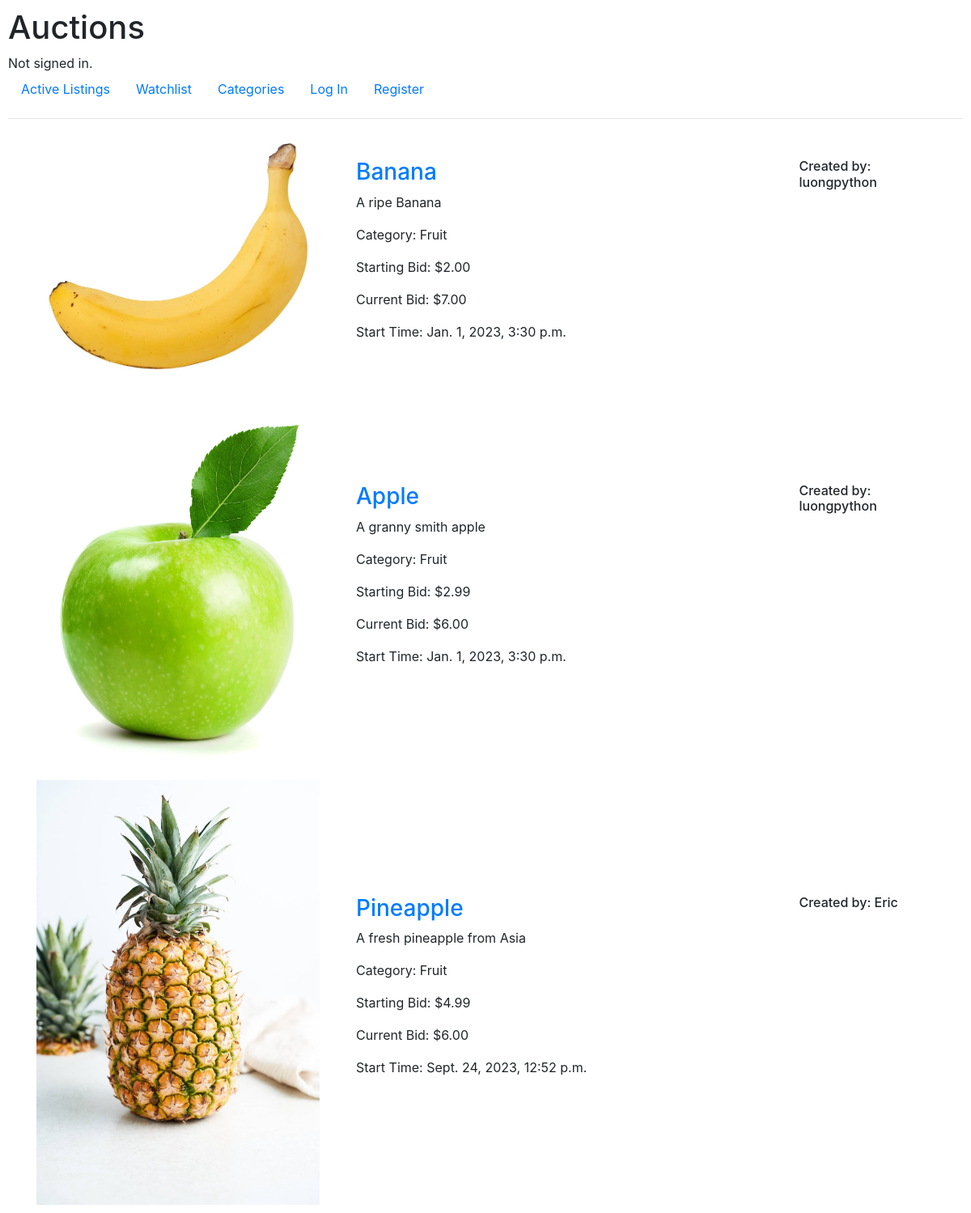
Screenshot of /category/Fruit with the database file from the repository.
### auctions/models.py (models this page shows, shortened)
class AuctionListing(models.Model):
    title = models.CharField(max_length=100)
    description = models.TextField()
    starting_bid = models.DecimalField(max_digits=20, decimal_places=2)
    current_bid = models.DecimalField(max_digits=20, decimal_places=2, blank=True, null=True)
    start_time = models.DateTimeField()
    end_time = models.DateTimeField(blank=True, null=True)
    seller = models.ForeignKey(User, on_delete=models.CASCADE, related_name="seller")
    category = models.CharField(max_length=64, default=None)
    image = models.ImageField(upload_to='auctions/images')
    active = models.BooleanField(default=True)
    liked = models.ManyToManyField(settings.AUTH_USER_MODEL, related_name="liked", blank=True)

class User(AbstractUser):
    pass

### auctions/views.py (the view)
# urls.py: path("category/<str:category>", views.display_listing_category, name="display_listing_category")
def display_listing_category(request, category):
    category = Category.objects.get(title=category)
    listings = category.listings.all()
    return render(request, "auctions/category_listing.html", {
        "category": category,
        "listings": listings
    })

### auctions/templates/auctions/category_listing.html (shortened to what this page needs)
{% extends "auctions/layout.html" %}
{% block body %}
    {% for listing in listings %}
        {% if listing.active == True %}
            <div class="container">
                <div class="row align-items-center">
                    <div class="col-md-4">
                        <img src="{{ listing.image.url }}" alt="Auction listing image" class="img-fluid">
                    </div>
                    <div class="col-md-8" >
                        <div class="container">
                            <div class="row">
                                <div class="col-md-9">
                                    <h3><a href="{% url 'display_listing' listing.id %}">{{ listing.title }}</a></h3>
                                    <p>{{ listing.description }}</p>
                                    <p>Category: {{ listing.category }}</p>
                                    <p>Starting Bid: ${{ listing.starting_bid }}</p>
                                    <p>Current Bid: ${{ listing.current_bid }}</p>
                                    <p>Start Time: {{ listing.start_time }}</p>
                                </div>
                                <div class="col-md-3">
                                    <h6>Created by: {{listing.seller}}</h6>
                                </div>
                            </div>
                        </div>
                    </div>
                </div>
            </div>
        {% endif %}
    {% empty %}
        Empty
    {% endfor %}
{% endblock %}

### auctions/static/auctions/styles.css (style rules this page uses)
body { padding: 10px; }

### rows the page displays
AuctionListing: image (picture), title "Banana", description "A ripe Banana", category "Fruit", starting_bid "2.00", current_bid "7.00", start_time "Jan. 1, 2023, 3:30 p.m.", seller "luongpython"
AuctionListing: image (picture), title "Apple", description "A granny smith apple", category "Fruit", starting_bid "2.99", current_bid "6.00", start_time "Jan. 1, 2023, 3:30 p.m.", seller "luongpython"
AuctionListing: image (picture), title "Pineapple", description "A fresh pineapple from Asia", category "Fruit", starting_bid "4.99", current_bid "6.00", start_time "Sept. 24, 2023, 12:52 p.m.", seller "Eric"
